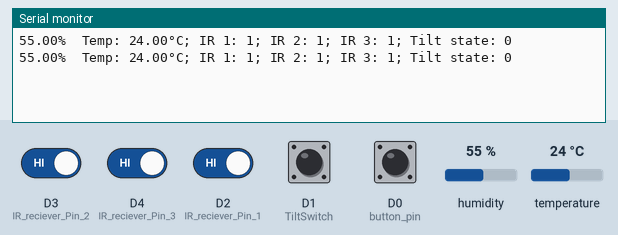
This sketch was run on a simulated ESP8266 (NodeMCU). On the bench: the last lines printed to the serial monitor. The test bench sets the inputs (shaded band); at power-on: D2 (IR_reciever_Pin_1), D3 (IR_reciever_Pin_2), D4 (IR_reciever_Pin_3) HIGH, D0 (button_pin), D1 (TiltSwitch) LOW, humidity 55 %, temperature 24 °C.

Above: at 2.8 s.
2.9 s: D0 (button_pin) pulled HIGH for 2.35 s
6.7 s: humidity set to 22 %
At 9.1 s:
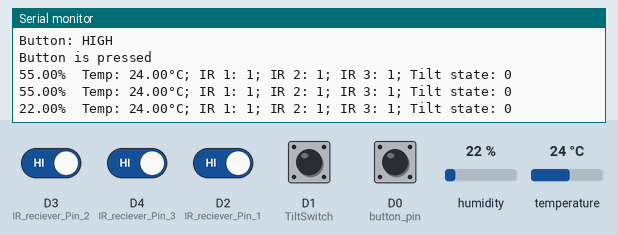
9.4 s: D3 (IR_reciever_Pin_2) driven LOW
At 11.5 s:
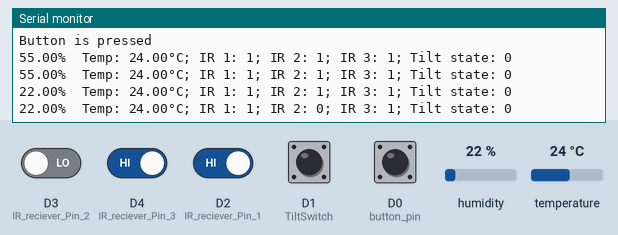
12.1 s: D4 (IR_reciever_Pin_3) driven LOW
At 12.8 s:
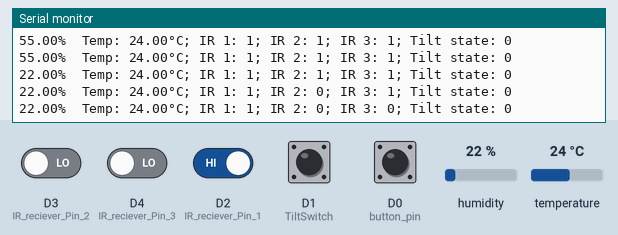
14.8 s: D2 (IR_reciever_Pin_1) driven LOW
At 17.2 s:
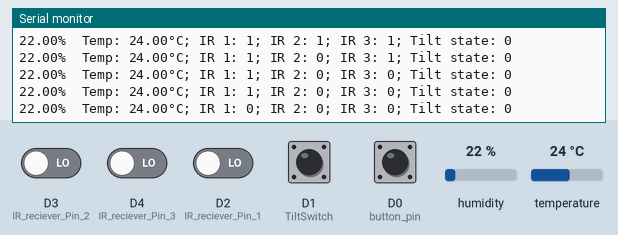
17.5 s: D1 (TiltSwitch) pulled HIGH for 2.35 s
At 18.9 s:
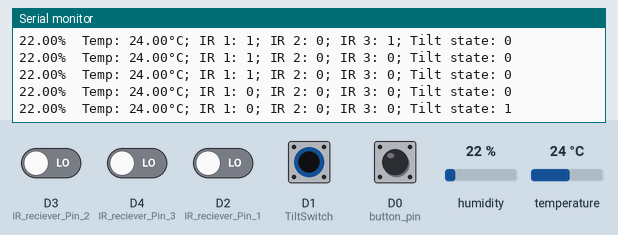

Measured:
- after the input at 6.7 s, the serial monitor: prints a new line after 1.5 s (image 1)
- after the input at 9.4 s, the serial monitor: prints a new line after 0.78 s (image 2)
- after the input at 12.1 s, the serial monitor: prints a new line after 0.11 s (image 3)
- after the input at 14.8 s, the serial monitor: prints a new line after 1.5 s (image 4)
- after the input at 17.5 s, the serial monitor: prints a new line after 0.79 s (image 5)

The sketch:

sensors_connection.ino
```cpp
#include <DHT.h>

const int waitingTime = 2000; // DHT11 needs ~1-2s between reads
int button_pin = D0;
int TiltSwitch = D1;
int IR_reciever_Pin_1 = D2;
int IR_reciever_Pin_2 = D3;
int IR_reciever_Pin_3 = D4;
int Humidity_Pin = D5;
int Buzzer_Pin = D7;

DHT dht(Humidity_Pin, DHT11); // initialize with pin and sensor type

void setup()
{
    pinMode(button_pin, INPUT);
    pinMode(TiltSwitch, INPUT);
    pinMode(IR_reciever_Pin_1, INPUT);
    pinMode(IR_reciever_Pin_2, INPUT);
    pinMode(IR_reciever_Pin_3, INPUT);
    pinMode(Buzzer_Pin, OUTPUT);
    digitalWrite(Buzzer_Pin, LOW);

    Serial.begin(9600);

    dht.begin(); // replaces pinMode for the DHT pin
}

void loop()
{
    int button_state = digitalRead(button_pin);
    int IR_rec_state_1 = digitalRead(IR_reciever_Pin_1);
    int tilt_state = digitalRead(TiltSwitch);
    int IR_rec_state_2 = digitalRead(IR_reciever_Pin_2);
    int IR_rec_state_3 = digitalRead(IR_reciever_Pin_3);

    float humidity = dht.readHumidity();
    float temperature = dht.readTemperature(); // Celsius by default

    if (button_state == HIGH)
    {
        Serial.println("Button: HIGH");
    }

    // Always check if the read failed
    // if (isnan(humidity) || isnan(temperature)) {
    //   Serial.println("Failed to read from DHT11!");
    // } else {
    //   Serial.print("Humidity: ");
    if (button_state == HIGH) {
        Serial.println("Button is pressed");
    }
    Serial.print(humidity);
    Serial.print("%  Temp: ");
    Serial.print(temperature);
    Serial.print("°C; ");
    Serial.print("IR 1: ");
    Serial.print(IR_rec_state_1);
    Serial.print("; IR 2: ");
    Serial.print(IR_rec_state_2);
    Serial.print("; IR 3: ");
    Serial.print(IR_rec_state_3);
    Serial.print("; Tilt state: ");
    Serial.print(tilt_state);
    tone(Buzzer_Pin, 0, 0);
    Serial.println();
    // }

    delay(waitingTime);
}
```
